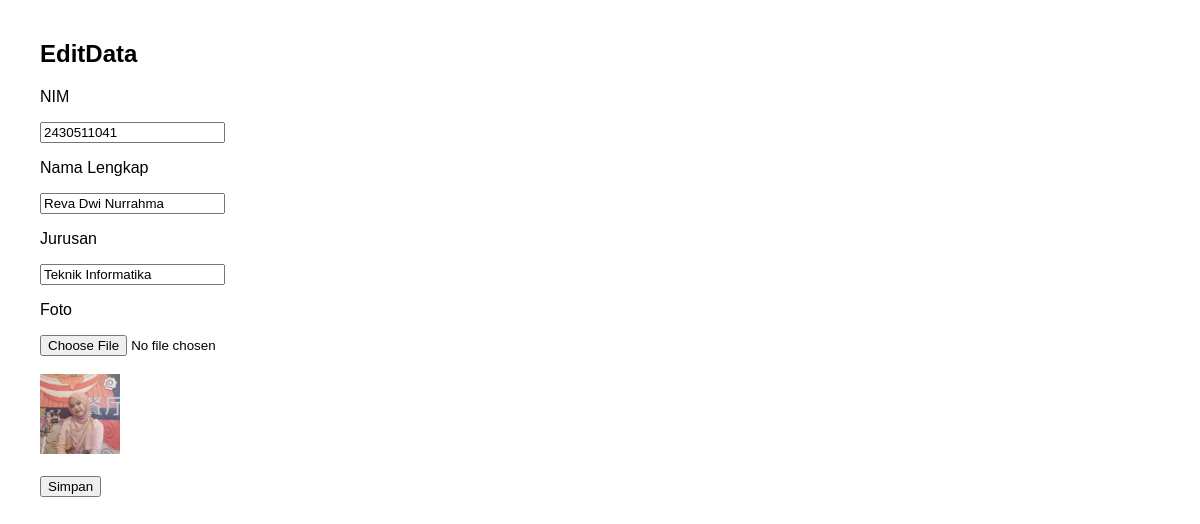
Screenshot of /form.php?id=5 with the database file from the repository.
### tables this page shows
CREATE TABLE `mahasiswa` (
  `id` int NOT NULL,
  `nim` varchar(20) NOT NULL,
  `nama_lengkap` varchar(100) NOT NULL,
  `jurusan` varchar(100) NOT NULL,
  `foto` varchar(255) NOT NULL
);

### form.php (the view, shortened to what this page needs)
<?php
include 'koneksi.php';
$nim = "";
$nama = "";
$jurusan = "";
$foto = "";
if(isset($_GET['id'])){
    $id = $_GET['id'];
    $query = mysqli_query($conn,
        "SELECT * FROM mahasiswa WHERE id='$id'");
    $row = mysqli_fetch_assoc($query);
    $nim = $row['nim'];
    $nama = $row['nama_lengkap'];
    $jurusan = $row['jurusan'];
    $foto = $row['foto'];
}
?>
<!DOCTYPE html>
<html>
<head>
    <link rel="stylesheet" href="style.css">
</head>
<body>
<h2>
<?= isset($_GET['id']) ? 'Edit' : 'Tambah'; ?>
Data
</h2>
<form action="simpan.php" method="POST"
      enctype="multipart/form-data"
      onsubmit="return validasiForm()">
    <p>NIM</p>
    <input type="text" name="nim" id="nim"
           value="<?= $nim; ?>">
    <p>Nama Lengkap</p>
    <input type="text" name="nama"
           id="nama"
           value="<?= $nama; ?>">
    <p>Jurusan</p>
    <input type="text" name="jurusan"
           id="jurusan"
           value="<?= $jurusan; ?>">
    <p>Foto</p>
    <input type="file" name="foto" id="foto">
    <br><br>
    <?php if($foto != "") : ?>
        <img src="uploads/<?= $foto; ?>">
    <?php endif; ?>
    <br><br>
    <button type="submit">Simpan</button>
</form>
</body>
</html>

### style.css (style rules this page uses)
body { font-family: Arial; margin: 40px; }
img { width: 80px; height: 80px; object-fit: cover; }

### rows the page displays
mahasiswa: nim "2430511041", nama "Reva Dwi Nurrahma", jurusan "Teknik Informatika", foto (picture)
